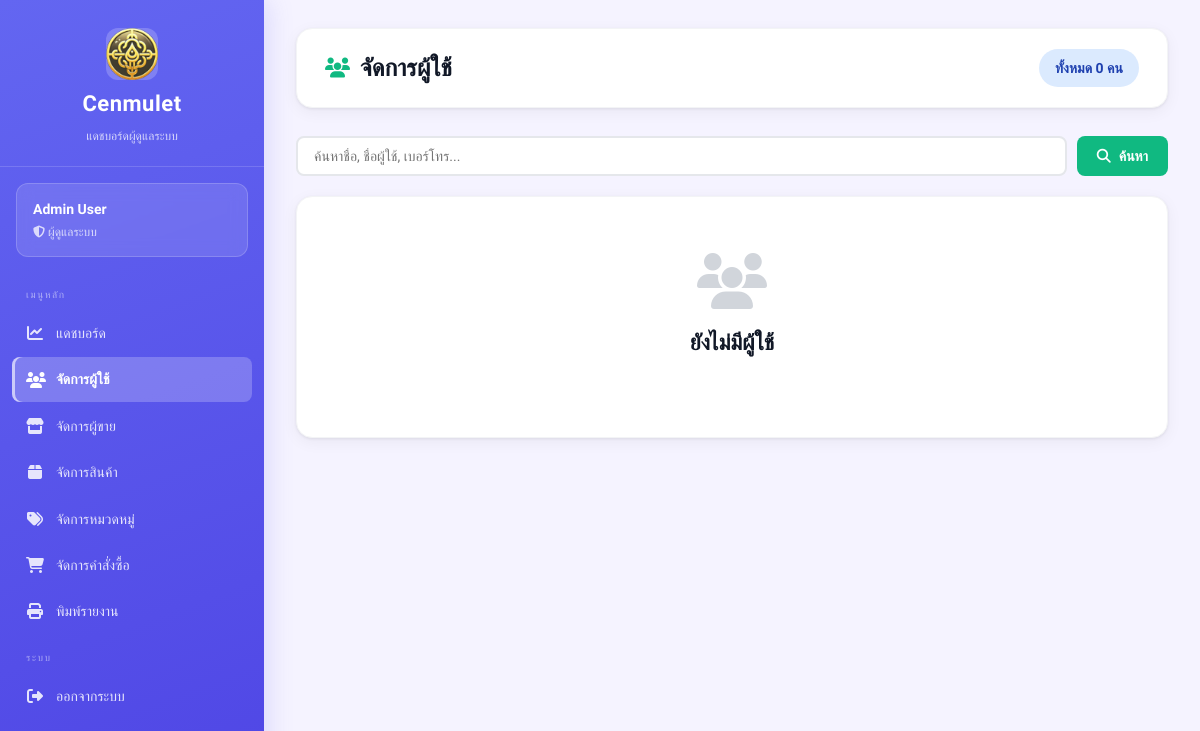
/views/admin/users.php (signed in), run on an earlier commit of the app's database.
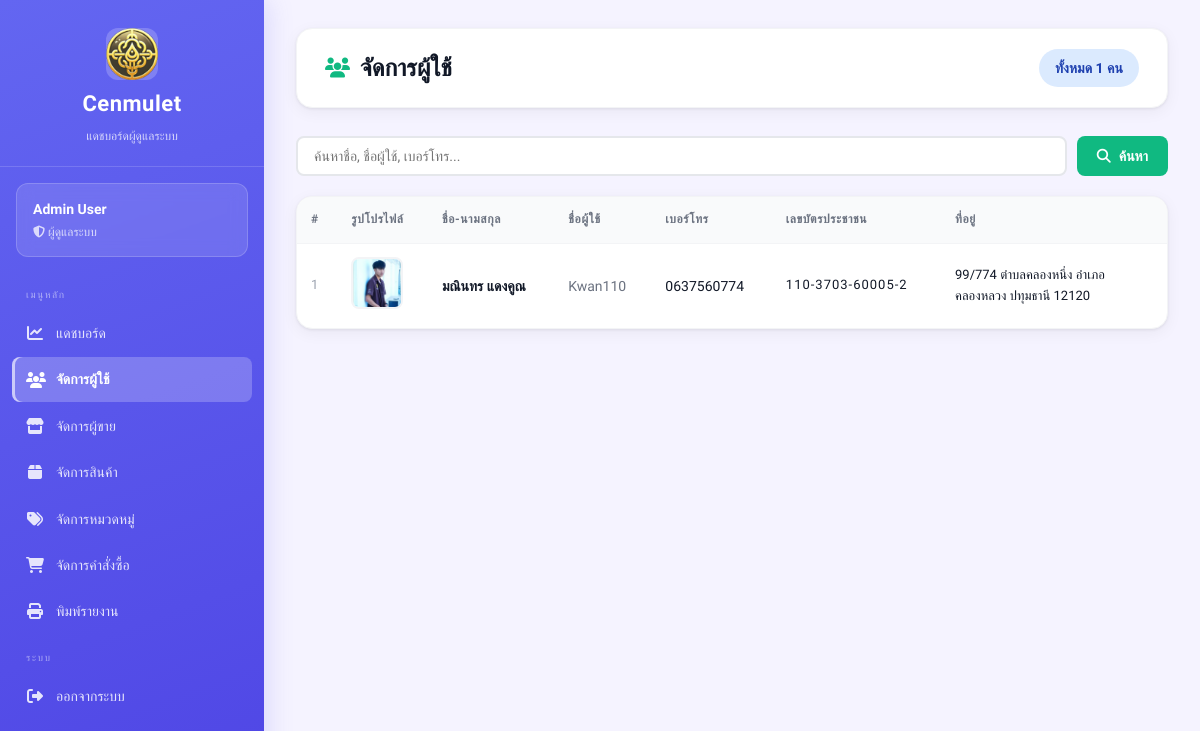
And on a later commit of the database.
### tables this page shows
CREATE TABLE users (
    id INTEGER PRIMARY KEY AUTOINCREMENT,
    fullname TEXT,
    username TEXT UNIQUE,
    password TEXT,
    tel TEXT,
    address TEXT,
    image TEXT,
    id_per TEXT
);

### views/admin/users.php (the view, shortened to what this page needs)
<?php
require_once __DIR__ . "/../../config/db.php";
$admin_id = $_SESSION['user_id'];
$stmt = $db->prepare("SELECT * FROM admins WHERE id = :id");
$stmt->execute([':id' => $admin_id]);
$admin = $stmt->fetch(PDO::FETCH_ASSOC);
$search = trim($_GET['search'] ?? '');
$where  = $search ? "WHERE fullname LIKE :q OR username LIKE :q OR tel LIKE :q" : "";
$stmt = $db->prepare("SELECT * FROM users $where ORDER BY id DESC");
$stmt->execute();
$users = $stmt->fetchAll(PDO::FETCH_ASSOC);
$total = $db->query("SELECT COUNT(*) FROM users")->fetchColumn();
?>
<!DOCTYPE html>
<html lang="th">
<head>
    <link rel="stylesheet" href="/public/css/dashboard.css">
    <link rel="stylesheet" href="https://cdnjs.cloudflare.com/ajax/libs/font-awesome/6.5.1/css/all.min.css">
</head>
<body class="admin">
<div class="dashboard-container">
<?php include __DIR__ . '/_sidebar.php'; ?>
<main class="main-content">
    <div class="top-bar">
        <h1><i class="fa-solid fa-users"></i> จัดการผู้ใช้</h1>
        <span class="badge badge-info" style="font-size:14px;padding:8px 16px">
            ทั้งหมด <?php echo number_format($total); ?> คน
        </span>
    </div>
    <form method="GET" style="margin-bottom:20px;display:flex;gap:10px">
        <input type="text" name="search" value="<?php echo htmlspecialchars($search); ?>"
               placeholder="ค้นหาชื่อ, ชื่อผู้ใช้, เบอร์โทร..."
               style="flex:1;padding:10px 16px;border:2px solid #e5e7eb;border-radius:8px;font-family:inherit;font-size:14px">
        <button type="submit" class="btn btn-primary">
            <i class="fa-solid fa-search"></i> ค้นหา
        </button>
    </form>
    <div class="card">
        <div class="table-wrapper">
        <?php if (count($users) > 0): ?>
        <table>
            <thead>
                <tr>
                    <th>#</th>
                    <th>รูปโปรไฟล์</th>
                    <th>ชื่อ-นามสกุล</th>
                    <th>ชื่อผู้ใช้</th>
                    <th>เบอร์โทร</th>
                    <th>เลขบัตรประชาชน</th>
                    <th>ที่อยู่</th>
                </tr>
            </thead>
            <tbody>
            <?php foreach ($users as $u): ?>
            <tr>
                <td style="color:#9ca3af;font-size:13px"><?php echo $u['id']; ?></td>
                <td>
                    <?php if (!empty($u['image'])): ?>
                    <img src="/uploads/users/<?php echo htmlspecialchars($u['image']); ?>"
                         class="product-img" alt="">
                    <?php else: ?>
                    <div class="no-image"><i class="fa-solid fa-user"></i></div>
                    <?php endif; ?>
                </td>
                <td><strong><?php echo htmlspecialchars($u['fullname']); ?></strong></td>
                <td style="color:#6b7280"><?php echo htmlspecialchars($u['username']); ?></td>
                <td><?php echo htmlspecialchars($u['tel']); ?></td>
                <td style="font-size:13px;letter-spacing:1px">
                    <?php
                    $id = $u['id_per'] ?? '';
                    echo $id ? substr($id,0,3).'-'.substr($id,3,4).'-'.substr($id,7,5).'-'.substr($id,12) : '-';
                    ?>
                </td>
                <td style="font-size:13px;max-width:200px;word-break:break-word">
                    <?php echo htmlspecialchars($u['address'] ?? '-'); ?>
                </td>
            </tr>
            <?php endforeach; ?>
            </tbody>
        </table>
        <?php else: ?>
        <div class="empty-state">
            <i class="fa-solid fa-users"></i>
            <h2><?php echo $search ? "ไม่พบผลการค้นหา" : "ยังไม่มีผู้ใช้"; ?></h2>
        </div>
        <?php endif; ?>
        </div>
    </div>
</main>
</div>
</body>
</html>

### views/admin/_sidebar.php (shortened to what this page needs)
<?php
$current = basename($_SERVER['PHP_SELF']);
?>
<aside class="sidebar admin">
    <div class="sidebar-header">
        <img src="/public/images/image.png" alt="">
        <h2>Cenmulet</h2>
        <p>แดชบอร์ดผู้ดูแลระบบ</p>
    </div>
    <div class="sidebar-user">
        <h3><?php echo htmlspecialchars($admin['fullname']); ?></h3>
        <p><i class="fa-solid fa-shield-halved"></i> ผู้ดูแลระบบ</p>
    </div>
    <ul class="sidebar-menu">
        <li class="menu-sep">เมนูหลัก</li>
        <li>
            <a href="/views/admin/dashboard.php"
               class="<?php echo $current === 'dashboard.php' ? 'active' : ''; ?>">
                <i class="fa-solid fa-chart-line"></i> แดชบอร์ด
            </a>
        </li>
        <li>
            <a href="/views/admin/users.php"
               class="<?php echo $current === 'users.php' ? 'active' : ''; ?>">
                <i class="fa-solid fa-users"></i> จัดการผู้ใช้
            </a>
        </li>
        <li>
            <a href="/views/admin/sellers.php"
               class="<?php echo in_array($current, ['sellers.php','approve_sellers.php']) ? 'active' : ''; ?>">
                <i class="fa-solid fa-store"></i> จัดการผู้ขาย
            </a>
        </li>
        <li>
            <a href="/views/admin/products.php"
               class="<?php echo $current === 'products.php' ? 'active' : ''; ?>">
                <i class="fa-solid fa-box"></i> จัดการสินค้า
            </a>
        </li>
        <li>
            <a href="/views/admin/categories.php"
               class="<?php echo $current === 'categories.php' ? 'active' : ''; ?>">
                <i class="fa-solid fa-tags"></i> จัดการหมวดหมู่
            </a>
        </li>
        <li>
            <a href="/views/admin/orders.php"
               class="<?php echo $current === 'orders.php' ? 'active' : ''; ?>">
                <i class="fa-solid fa-cart-shopping"></i> จัดการคำสั่งซื้อ
            </a>
        </li>
        <li>
            <a href="/views/admin/report.php"
               class="<?php echo $current === 'report.php' ? 'active' : ''; ?>">
                <i class="fa-solid fa-print"></i> พิมพ์รายงาน
            </a>
        </li>
        <li class="menu-sep">ระบบ</li>
        <li>
            <a href="/auth/logout.php">
                <i class="fa-solid fa-right-from-bracket"></i> ออกจากระบบ
            </a>
        </li>
    </ul>
</aside>

What changed in the data, as far as the page shows it:
added users: id "1", image (picture), fullname "มณินทร แดงคูณ", username "Kwan110", tel "0637560774", id_per "110", id_per "3703", id_per "60005", id_per "2", address "99/774 ตำบลคลองหนึ่ง อำเภอคลองหลวง ปทุมธานี 12120"
Also different on the page:
$total: "0" → "1"
text no longer shown: "ยังไม่มีผู้ใช้"
text now shown: "# รูปโปรไฟล์ ชื่อ-นามสกุล ชื่อผู้ใช้ เบอร์โทร เลขบัตรประชาชน ที่อยู่"
